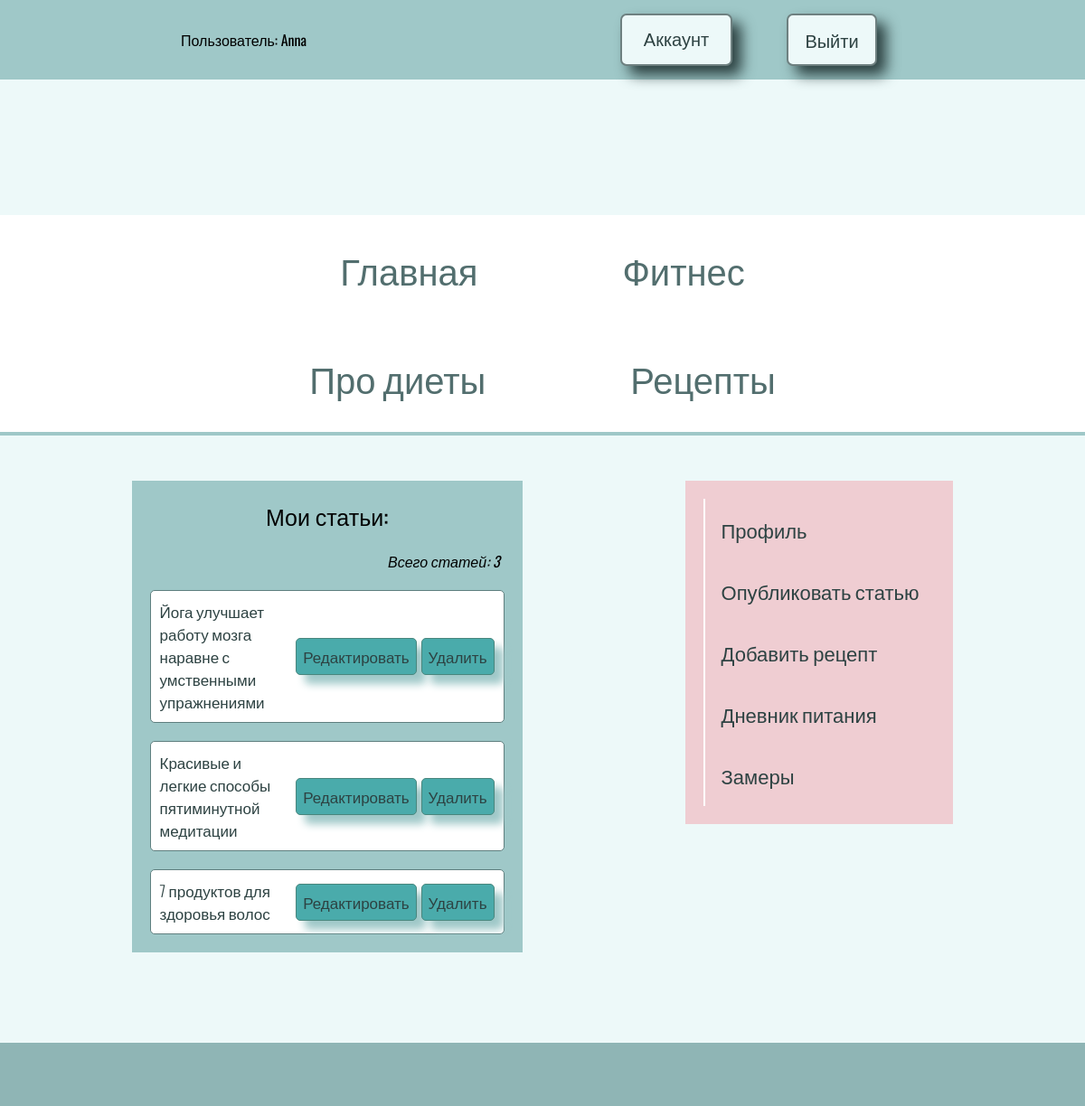
/user/account/ (signed in), run on the app's committed database.
### food/models.py (models this page shows, shortened)
class Articles(models.Model):
    owner = models.ForeignKey(Profile, on_delete=models.SET_NULL, null=True, blank=True)
    title = models.CharField(max_length=200, verbose_name='Название статьи')
    topics = models.ManyToManyField(Topic, blank=True, verbose_name='Тема')
    image = models.ImageField(upload_to='articles/', default='articles/default.jpg',
                              blank=True, null=True, verbose_name='Изображение')
    description = models.TextField(verbose_name='Текст статьи')
    date = models.DateTimeField(auto_now_add=True)
    class Meta:
        ordering = ['-date']

### user/views.py (the view)
# urls.py: path('account/', views.account, name='account'),
@login_required(login_url='login-user')
def account(request):
    profile = request.user.profile
    articles = Articles.objects.filter(owner=request.user.id)
    if articles.exists():
        return render(request, 'user/account.html', {'articles': articles, 'profile': profile})
    else:
        articles = None
        return render(request, 'user/account.html', {'articles': articles, 'profile': profile})

### user/templates/user/account.html
{% extends 'food/base.html' %}
{% block content %}
<div class="account_article">
    <div class="my_article">
        <h3 class="title_margin">Мои статьи: </h3>
        {% if articles is None %}
        <div class="article_zero">У Вас пока нет ни одной опубликованной статьи</div>
        {% else %}
        <div class="count_articles"><i>Всего статей: {{ articles.count }}</i></div>
        {% for article in articles %}
        <div class="article_title"><a href="{% url 'detail' article.id %}" target="_blank">
            <div class="pink">{{ article.title }}</div>
            <div class="but-2">
            <div class="up but_up pink-second"><a href="{% url 'update-article' article.id %}">Редактировать</a></div>
            <div class="but_up pink-second"><a href="{% url 'delete-article' article.id %}">Удалить</a></div>
            </div>
        </div>
        {% endfor %}{% endif %}
    </div>
    <div class="contein">
        {% if user.is_authenticated %}
        <div class="my_account">
            <div class="lk pink-second"><a href="{% url 'profile-user' %}">Профиль</a></div>
            <div class="lk pink-second"><a href="{% url 'create-article' %}">Опубликовать статью</a></div>
            <div class="lk pink-second"><a href="{% url 'create-recipe' %}">Добавить рецепт</a></div>
            <div class="lk pink-second"><a href="{% url 'diary-food' %}">Дневник питания</a></div>
            <div class="lk pink-second"><a href="{% url 'body' %}">Замеры</a></div>
            {% endif %}
        </div>
    </div>
</div>
{% endblock %}

### food/templates/food/base.html (shortened to what this page needs)
<!DOCTYPE html>
{% load static %}
<html lang="en">
<head>
    <link rel="stylesheet" href="{% static 'css/style.css' %}">
</head>
<body>
{% block menu %}
<div class="but">
    {% if user.is_authenticated %}
    <p>Пользователь: {{ user.username|capfirst }}</p>
    <div class="wrap">
        <p class="btn"><a href="{% url 'account' %}">Аккаунт</a></p>
        <form action="{% url 'logoutuser' %}" method="post">
            <input type="submit" class="btn" value="Выйти">
        </form>
    </div>
    {% else %}
    <div class="reg">
        <p class="edit"><a href="{% url 'login-user' %}">Вход</a></p>
        <p class="edit"><a href="{% url 'registration' %}">Регистрация</a></p>
        {% endif %}
    </div>
<div class="wrapper">
    <ul class="menu menu_account">
        <li class="pink"><a href="{% url 'index' %}">Главная</a></li>
        <li class="pink"><a href="{% url 'training' %}">Фитнес</a></li>
        <li class="pink"><a href="{% url 'diets' %}">Про диеты</a></li>
        <li class="pink"><a href="{% url 'recipes' %}">Рецепты</a></li>
    </ul>
</div>
{% endblock %}
{% block content %}
{% endblock %}
<div class="end"></div>
</body>
</html>

### food/static/css/style.css (style rules this page uses)
body { padding: 0; margin: 0; font-family: 'Oswald', sans-serif; background-color: #edf9f9; }
.menu { display: flex; font-size: 40px; margin-top: 150px; margin-bottom: 150px; padding: 0 200px; flex-wrap: wrap; justify-content: center; box-sizing: border-box; background-color: white; border-bottom: solid #9fc8c8 4px; font-weight: 300; }
.menu a { color:#526e6e; }
.menu li { padding: 30px 80px; list-style: none; }
a { text-decoration: none; color: #2d4242; }
.but { padding: 0 200px; background-color: #9fc8c8; display: flex; justify-content: space-between; align-items: baseline; }
.wrap { display: flex; justify-content: space-between; }
.btn { display: block; text-align: center; padding: 10px; margin: 15px 30px; font-weight: 400; font-size: 20px; border: 2px solid #2d4242a8; box-shadow: 10px 10px 15px #2d4242; border-radius: 7px; background-color: #edf9f9; width: 100px; color: #2d4242; }
.wrap input { padding: 12px; font-family: 'Oswald', sans-serif; color: #2d4242; }
.end { height: 70px; background-color: #8fb5b5; margin-top: 100px; }
.my_account { background-color: rgb(239, 205, 210); padding: 20px; }
.account_article { display: flex; justify-content: center; margin: 0; width: 100%; }
.account_article h3 { text-align: center; padding: 20px; font-size: 25px; }
.my_article { background-color: #9fc8c8; margin-right: 15%; width: 36%; }
.lk { border-left: 2px solid white; padding: 18px; font-weight: 300; font-size: 22px; }
.article_title { display: flex; justify-content: space-between; align-items: center; background-color: #ffffff; border:1px solid #5f7f7f; border-radius: 5px; padding: 10px; margin: 20px; position: relative; }
.article_title div { font-size: 17px; font-weight: 300; }
.but_up { margin-left: 5px; background-color: #4aabab; font-size: 12px; padding: 7px; border-radius: 5px; border: 1px solid rgb(73, 134, 125); box-shadow: 10px 10px 10px #9fc8c8; }
.menu_account { margin-bottom: 50px; }
.but-2 { display: flex; justify-content: end; }
.count_articles { text-align: end; margin-right: 25px; margin-top: 0; }
.title_margin { margin: 0 auto; font-weight: 400; }

### data on the page
Articles: title "Йога улучшает работу мозга наравне с умственными упражнениями"
Articles: title "Красивые и легкие способы пятиминутной медитации"
Articles: title "7 продуктов для здоровья волос"

### other printed values
{{ user.username|capfirst }} "Anna"
{{ articles.count }} "3"
